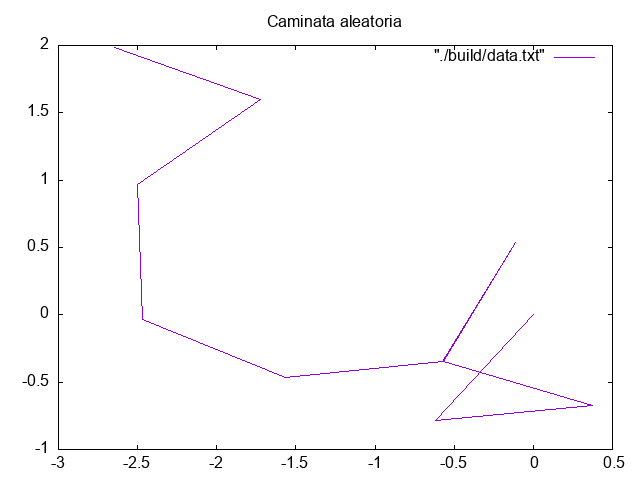

Recreate this plot in gnuplot.
set terminal png
set output 'grafica.png'
set title "Caminata aleatoria"
plot "./build/data.txt" with lines

set terminal wxt persist
set output
replot